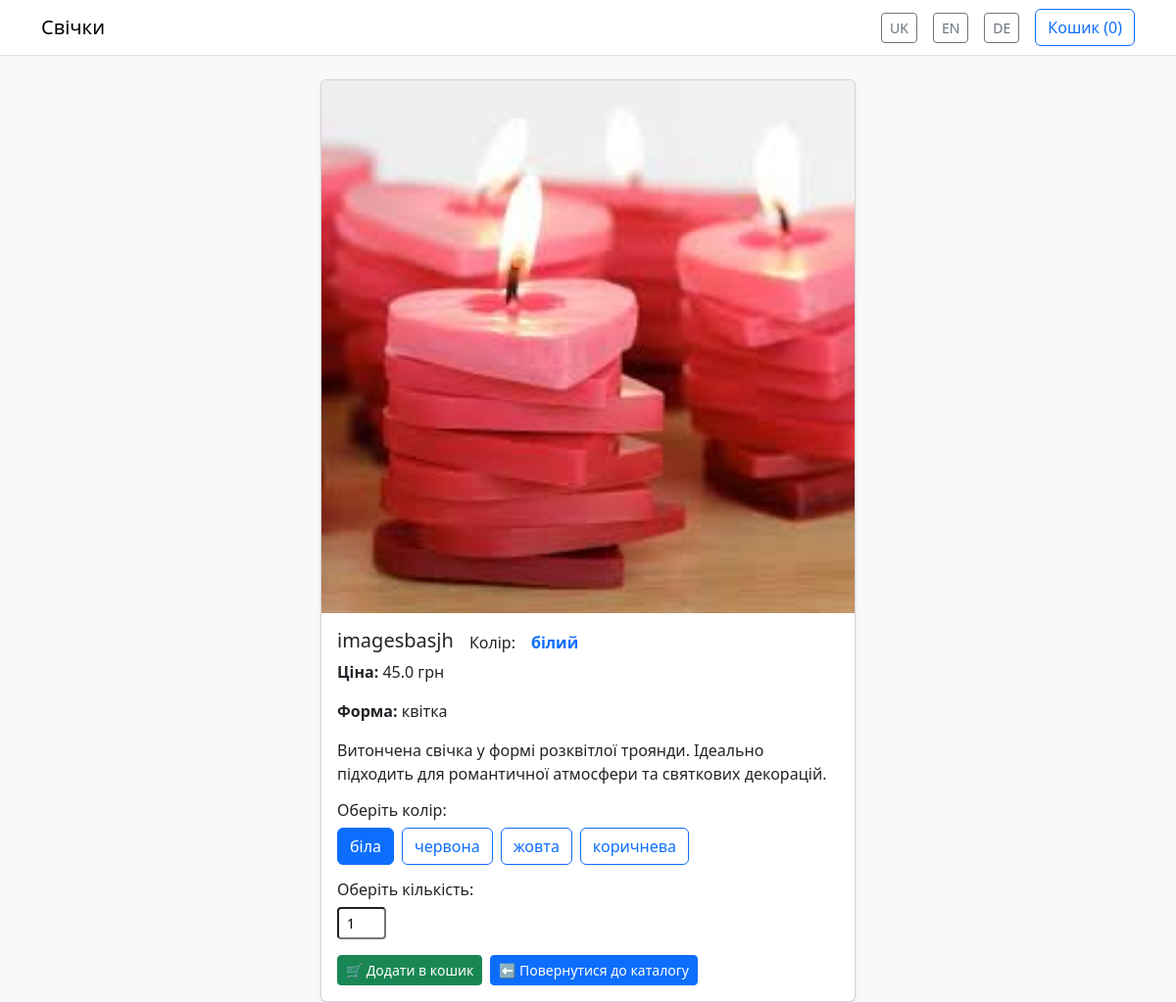
Page /product/1 on the committed database.
### tables this page shows
CREATE TABLE candles (
        id INTEGER PRIMARY KEY AUTOINCREMENT,
        name TEXT NOT NULL,
        price REAL NOT NULL,
        description TEXT,
        image_url TEXT,
        shape TEXT,
        colors TEXT
    );

### site_app.py (the view)
@app.route("/product/<int:candle_id>")
def product(candle_id):
    conn = sqlite3.connect("app.db")
    cursor = conn.cursor()
    cursor.execute("SELECT * FROM candles WHERE id=?", (candle_id,))
    candle = cursor.fetchone()
    conn.close()
    return render_template("site/product.html", candle=candle)

### site_app.py (called while the page is built)
def get_locale():
    lang = request.args.get("lang")
    if lang in app.config["BABEL_SUPPORTED_LOCALES"]:
        return lang
    cookie_lang = request.cookies.get("lang")
    if cookie_lang in app.config["BABEL_SUPPORTED_LOCALES"]:
        return cookie_lang
    return app.config["BABEL_DEFAULT_LOCALE"]

@app.context_processor
def inject_globals():
    cart = session.get("cart", [])
    return dict(cart_count=len(cart), current_lang=get_locale())

### templates/site/product.html (shortened to what this page needs)
{% extends "site/site_base.html" %}
{% block content %}
<div class="row justify-content-center">
  <div class="col-12 col-sm-8 col-md-6">
    <div class="card shadow-sm h-100">
      <img src="{{ url_for('static', filename=candle[4]) }}" class="card-img-top" alt="{{ candle[1] }}">
      <div class="card-body">
        <h5 class="card-title d-flex align-items-end gap-2">
          {{ candle[1] }}
          <span class="ms-2 fs-6">{{ _('Колір') }}:</span>
          <span id="color-name" class="ms-2 text-primary fw-semibold fs-6">білий</span>
        </h5>
        <p><strong>{{ _('Ціна') }}:</strong> {{ candle[2] }} {{ _('грн') }}</p>
        <p><strong>{{ _('Форма') }}:</strong> {{ candle[5] }}</p>
        <p>{{ candle[3] }}</p>
        <h6>{{ _('Оберіть колір') }}:</h6>
        {% set colors = candle[6].split(",") if candle[6] else [] %}
        <form method="POST" action="{{ url_for('add_to_cart', candle_id=candle[0]) }}">
          <div class="d-flex flex-wrap gap-2 mb-3" id="color-options">
            {% for color in colors %}
              <label class="btn btn-outline-primary" for="color{{ loop.index }}">{{ color|trim }}</label>
            {% endfor %}
          </div>
          <h6>{{ _('Оберіть кількість') }}:</h6>
          <div class="mb-3">
            <input type="number" name="quantity" class="form-control-sm" style="width: 50px;" value="1" min="1" required>
          </div>
          <div class="d-flex gap-2">
            <button type="submit" class="btn btn-success btn-sm">🛒 {{ _('Додати в кошик') }}</button>
            <a href="{{ url_for('index') }}" class="btn btn-primary btn-sm">⬅ {{ _('Повернутися до каталогу') }}</a>
          </div>
        </form>
      </div>
    </div>
{% endblock %}

### rows in the picture
candles: image_url+name (picture), name "imagesbasjh", price "45.0", shape "квітка", description "Витончена свічка у формі розквітлої троянди. Ідеально підходить для романтичної атмосфери та святкових декорацій."

### other values in the picture
{{ cart_count }} "0"
{{ color|trim }} "біла" "червона" "жовта" "коричнева"
